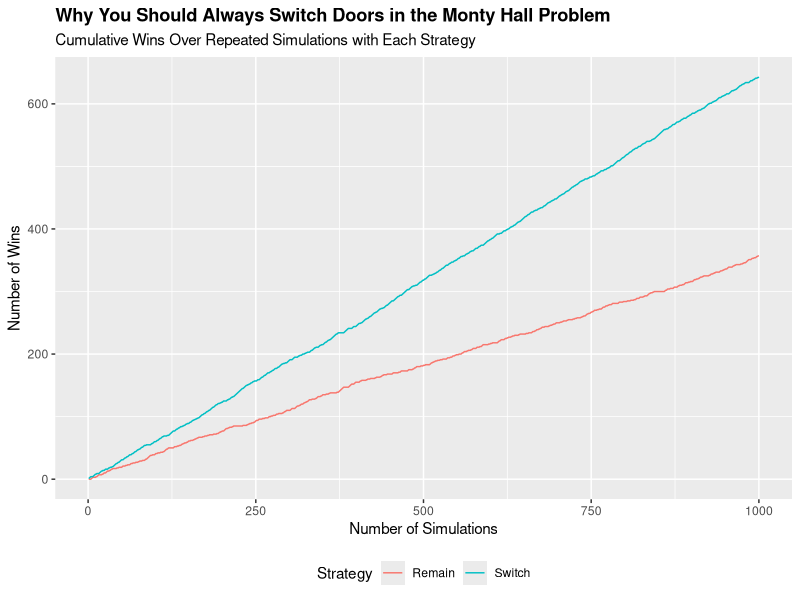
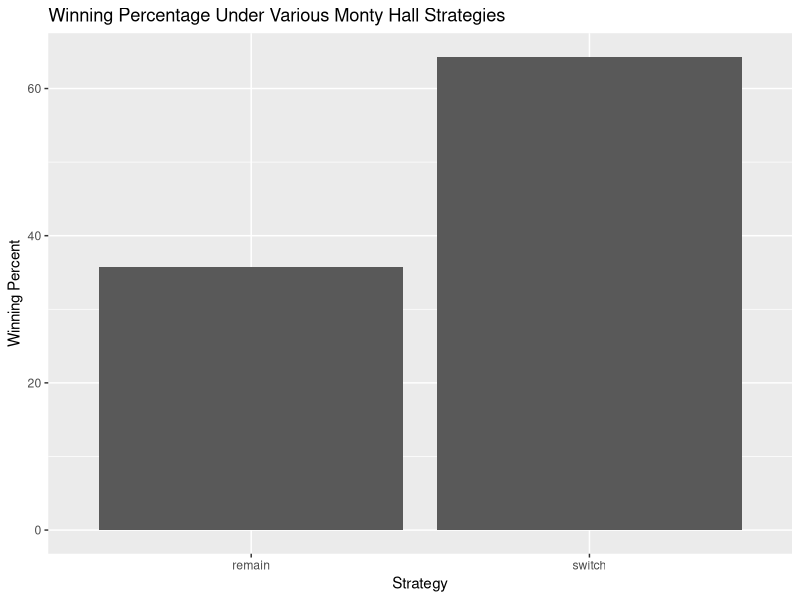

The R script that drew these images, in order:
## ---- chunk 1
## libraries
library(tidyverse)
## ---- chunk 2
monty_hall <- function() {
  ## randomly place prize behind one door and name doors 
  doors <- sample(c(1, 0, 0), 3, replace = FALSE)
  names(doors) <- c(1, 2, 3)
  ## randomly generate participant's selection
  door_part <- sample(1:3, 1)
  ## obtain remaining doors excluding participant's selection
  doors_remain <- doors[-door_part]
  ## if both of remaining doors don't have a prize, randomly select
  ## one of the two, if only one doesn't have prize, select that door 
  door_host <- if(doors_remain %>% max == 0) {
    sample(doors_remain, 1) %>% names %>% as.integer
  } else {
    which(doors_remain == 0) %>% names %>% as.integer
  }
  ## obtain result if participant does/doesn't switch doors
  results <- c(switch = doors_remain[names(doors_remain) != door_host] %>% as.integer,
               remain = doors[door_part] %>% as.integer)
  return(results) 
}
## ---- chunk 3
## generate 1,000 simulations
results <- replicate(n = 1000, monty_hall()) %>% t %>% 
  data.frame %>% 
  rownames_to_column(var = "sim_no") %>% 
  mutate(sim_no = as.integer(sim_no),
         switch_sum = cumsum(switch),
         remain_sum = cumsum(remain))
## ---- chunk 4
## plot the cumulative number of wins under various strategies
results %>% 
  select(sim_no, Remain = remain_sum, Switch = switch_sum) %>% 
  gather(key = "cat", value = "val", -sim_no) %>% 
  mutate(cat = as.factor(cat)) %>% 
  ggplot(aes(x = sim_no, y = val, color = cat)) +
  geom_line() +
  labs(title = "Why You Should Always Switch Doors in the Monty Hall Problem",
       subtitle = "Cumulative Wins Over Repeated Simulations with Each Strategy",
       x = "Number of Simulations", 
       y = "Number of Wins",
       color = "Strategy") +
  theme(legend.position = "bottom",
        plot.title = element_text(face = "bold"))
## ---- chunk 5
## plot the winning percentage under various strategies
results %>% 
  summarise(switch = mean(switch),
            remain = mean(remain)) %>% 
  gather %>% 
  ggplot(aes(x = key, y = value * 100)) +
  geom_histogram(stat = "identity") +
  labs(title = "Winning Percentage Under Various Monty Hall Strategies",
       x = "Strategy",
       y = "Winning Percent")
